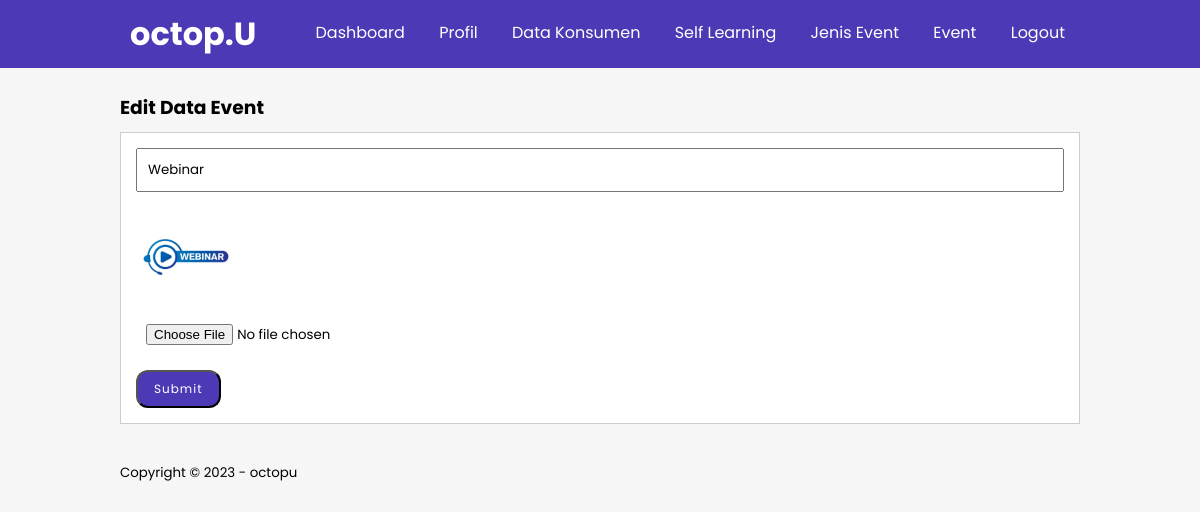
Screenshot of /edit-event.php?id=22 (signed in) with the database file from the repository.
### tables this page shows
CREATE TABLE `tb_event` (
  `event_id` int(11) NOT NULL,
  `event_nama` varchar(20) NOT NULL,
  `event_gambar` varchar(200) NOT NULL
);

### edit-event.php (the view, shortened to what this page needs)
<?php
    include 'db.php';
    $kategori = mysqli_query($conn, "SELECT * FROM tb_event WHERE event_id = '".$_GET['id']."' ");
    $k = mysqli_fetch_object($kategori);
?>
<!DOCTYPE html>
<html lang="en">
<head>
    <link rel="stylesheet" type="text/css" href="css/style.css">
<body>
    <header>
    <div class="container">
           <h1><a href="index.php">octop.U</a></h1>
            <ul>
                <li><a href="index.php">Dashboard</a></li>
                <li><a href="profil.php">Profil</a></li>
                <li><a href="data-kons.php">Data Konsumen</a></li>
                <li><a href="data-learning.php">Self Learning</a></li>
                <li><a href="data-event.php">Jenis Event</a></li>
                <li><a href="data-jenis-event.php">Event</a></li>
                <li><a href="logout.php">Logout</a></li>
            </ul>
    </div>
    </header>
    <div class="section">
        <div class="container">
            <h3>Edit Data Event</h3>
            <div class="box">
                <form action=" " method="POST">
                    <input type="text" name="nama" placeholder="Jenis Event" class="input-control" value="<?php echo $k-> event_nama ?>" required>
                    <img src="event/<?php echo $k->event_gambar?>" width="100px">
                    <input type="file" name="gambar" class="input-control" required>
                    <input type="submit" name="submit" value="Submit" class="button">
                </form>
            </div>
        </div>
    </div>
    <footer>
        <div class="container">
            <small>Copyright &copy; 2023 - octopu</small>
        </div>
    </footer>
</body>
</html>

### css/style.css (style rules this page uses)
* { padding: 0; margin: 0; font-family: Poppins; }
body { background-color: rgba(247, 245, 245, 0.884); }
a { color: inherit; text-decoration: none; }
.input-control { width: 100%; padding: 10px; margin-bottom: 15px; box-sizing: border-box; }
.button { background-color: #4b39b5; color: white; padding: 8px 16px; text-align: center; letter-spacing: 1px; text-decoration: none; font-size: 12px; transition: 0.5s; border-radius: 12px; }
header { color: #fff; }
header { background-color: #4B39B5; }
header h1 { float: left; padding: 10px; }
header ul { float: right; }
header ul li { display: inline-block; }
header ul li a { padding: 20px 15px 20px 15px; display: inline-block; }
.container { width: 80% ; margin : 0 auto; }
.container:after { content: ''; display: block; clear: both; }
.section { padding: 25px 0; }
.box { background-color: #fff; border: 1px solid #ccc; padding: 15px; box-sizing: border-box; margin: 10px 0; }
.box::after { content: ''; display: block; clear: both; }

### rows the page displays
tb_event: nama "Webinar", event_gambar (picture)
